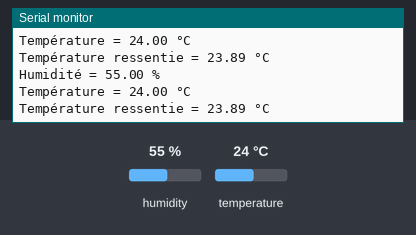
The sketch below on a simulated Arduino Uno, built with avr-gcc and run on an emulated ATmega328P. On the bench: the last lines printed to the serial monitor. The test bench sets the inputs (shaded band); at power-on: humidity 55 %, temperature 24 °C.

Above: at 2.8 s.
2.9 s: humidity set to 22 %
At 5.2 s:
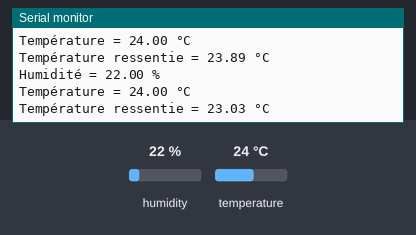
5.6 s: temperature set to 12 °C
At 6.5 s:
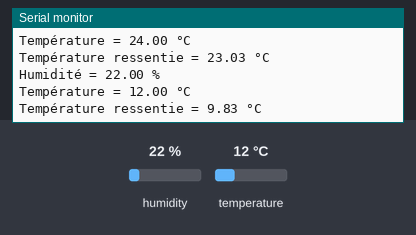
8.3 s: humidity set to 40 %
At 11.4 s:
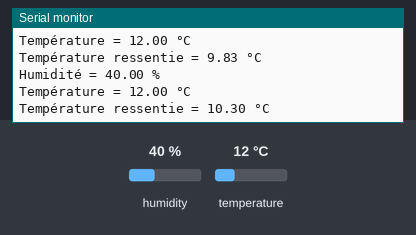
Timing chart, 0 to 12.9 s (numbered marks = the images above; inputs shaded):
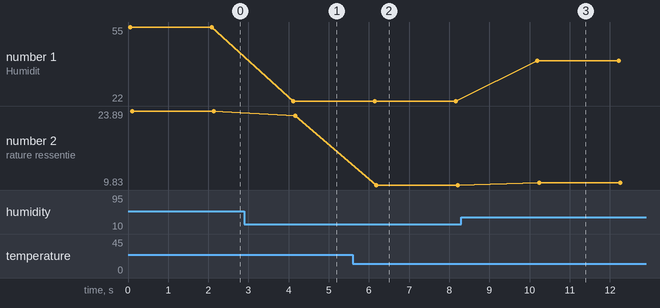

Measured:
- after the input at 2.9 s, the serial monitor: prints a new line after 1.2 s (image 1)
- after the input at 5.6 s, the serial monitor: prints a new line after 0.56 s (image 2)
- after the input at 8.3 s, the serial monitor: prints a new line after 1.9 s (image 3)
- plotted number 1: 22 → 40 after the input at 8.3 s
- plotted number 2: 23.89 → 23.03 after the input at 2.9 s, 23.03 → 9.83 after the input at 5.6 s, 9.83 → 10.3 after the input at 8.3 s

The sketch:

dht22.ino
```cpp
/*
   ______               _                  _///_ _           _                   _
  /   _  \             (_)                |  ___| |         | |                 (_)
  |  [_|  |__  ___  ___ _  ___  _ __      | |__ | | ___  ___| |_ _ __ ___  _ __  _  ___  _   _  ___
  |   ___/ _ \| __|| __| |/ _ \| '_ \_____|  __|| |/ _ \/  _|  _| '__/   \| '_ \| |/   \| | | |/ _ \
  |  |  | ( ) |__ ||__ | | ( ) | | | |____| |__ | |  __/| (_| |_| | | (_) | | | | | (_) | |_| |  __/
  \__|   \__,_|___||___|_|\___/|_| [_|    \____/|_|\___|\____\__\_|  \___/|_| |_|_|\__  |\__,_|\___|
                                                                                      | |
                                                                                      \_|
  Fichier :       DHT22surMoniteurSerie.ino

  Description :   Programme permettant d'afficher sur le moniteur série de l'IDE Arduino, des températures et taux d'humidité
                  mesurés par un DHT22, branché sur la pin D6 d'un Arduino Uno

  Auteur :        Jérôme TOMSKI (https://passionelectronique.fr/)
  Créé le :       06.06.2021

  Librairie utilisée : DHT sensor library (https://github.com/adafruit/DHT-sensor-library)

*/

#include <DHT.h>
#define brocheDeBranchementDHT 2    // La ligne de communication du DHT22 sera donc branchée sur la pin D6 de l'Arduino
#define typeDeDHT DHT22             // Ici, le type de DHT utilisé est un DHT22 (que vous pouvez changer en DHT11, DHT21, ou autre, le cas échéant)

// Instanciation de la librairie DHT
DHT dht(brocheDeBranchementDHT, typeDeDHT);


// ========================
// Initialisation programme
// ========================
void setup () {

  // Initialisation de la liaison série (pour retourner les infos au moniteur série de l'ordi)
  Serial.begin(9600);
  Serial.println("Programme de test du DHT22");
  Serial.println("==========================");
  Serial.println();

  // Initialisation du DHT22;
  dht.begin();
}

// =================
// Boucle principale
// =================
void loop () {

  // Lecture des données
  float tauxHumidite = dht.readHumidity();              // Lecture du taux d'humidité (en %)
  float temperatureEnCelsius = dht.readTemperature();   // Lecture de la température, exprimée en degrés Celsius

  // Vérification si données bien reçues
  if (isnan(tauxHumidite) || isnan(temperatureEnCelsius)) {
    Serial.println("Aucune valeur retournée par le DHT22. Est-il bien branché ?");
    delay(2000);
    return;         // Si aucune valeur n'a été reçue par l'Arduino, on attend 2 secondes, puis on redémarre la fonction loop()
  }

  // Calcul de la température ressentie
  float temperatureRessentieEnCelsius = dht.computeHeatIndex(temperatureEnCelsius, tauxHumidite, false); // Le "false" est là pour dire qu'on travaille en °C, et non en °F

  // Affichage des valeurs
  Serial.print("Humidité = "); Serial.print(tauxHumidite); Serial.println(" %");
  Serial.print("Température = "); Serial.print(temperatureEnCelsius); Serial.println(" °C");
  Serial.print("Température ressentie = "); Serial.print(temperatureRessentieEnCelsius); Serial.println(" °C");
  Serial.println();

  // Temporisation de 2 secondes (pour rappel : il ne faut pas essayer de faire plus d'1 lecture toutes les 2 secondes, avec le DHT22, selon le fabricant)
  delay(2000);
}
```
